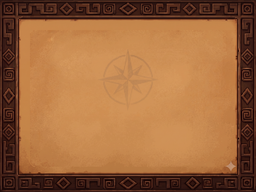
#> input picture EcuaTrials/gfx/bg_bottom.png, 256 x 192 px
$ python patch_clean.py
#> lines starting #> are read from the running program, lines starting #| are printed output that depends on the picture
from PIL import Image

img = Image.open('gfx/bg_bottom.png').convert('RGB')
#> img is the input picture: PIL image 256x192 RGB; mean R, G, B 155.9, 102.8, 61.1

# The left side of the panel is clean (no compass rose)
# Crop from x=16 to x=86 (width 70), y=40 to y=102 (height 62)
clean_wood = img.crop((16, 40, 86, 102))
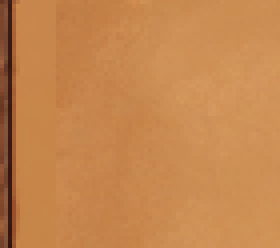
#> clean_wood: PIL image 70x62 RGB (shown 4 times larger); mean R, G, B 197.2, 134.2, 78.2

# The card slots are roughly between x=16 and x=240, and y=106 and y=168.
# Paste the clean wood across the entire width of the card slots
for x in range(16, 240, 70):
    img.paste(clean_wood, (x, 106))
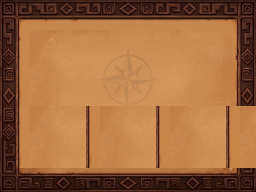
#> img: PIL image 256x192 RGB; mean R, G, B 158.9, 104.9, 62.2

# Let's also do a little bit of blending if needed, but it should be fine.
img.save('gfx/bg_bottom.png')
